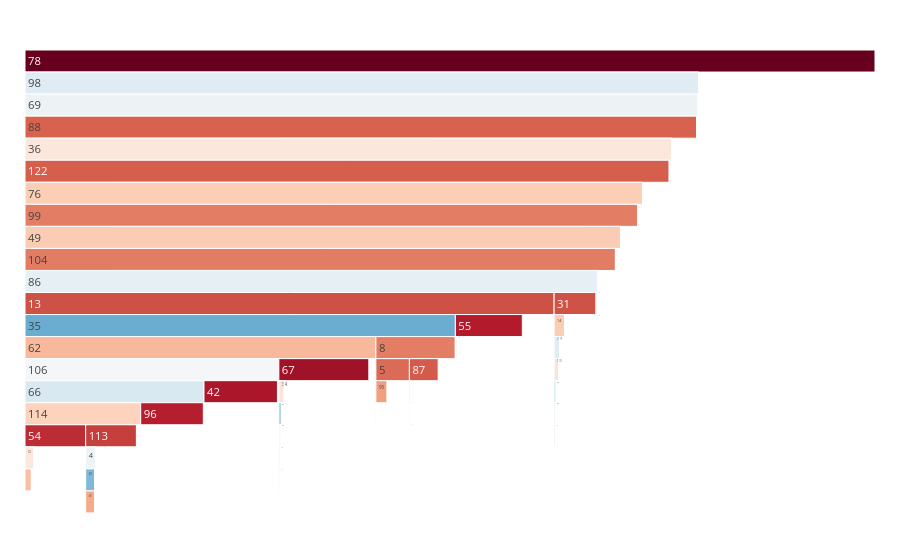

This figure's notebook cell:
### Code cell
fig = make_icicle(path_templ(10))
fig.show()

### Figure 1 — Plotly figure (JSON) as saved in the notebook; plotly's stock layout.template omitted (floating-point values rounded to 4 significant figures)
{"data": [{"labels": ["0", "1", "2", "3", "4", "5", "6", "7", "8", "9", "10", "11", "12", "13", "14", "15", "16", "17", "18", "19", "20", "21", "22", "23", "24", "25", "26", "27", "28", "29", "30", "31", "32", "33", "34", "35", "36", "37", "38", "39", "40", "41", "42", "43", "44", "45", "46", "47", "48", "49", "50", "51", "52", "53", "54", "55", "56", "57", "58", "59", "60", "61", "62", "63", "64", "65", "66", "67", "68", "69", "70", "71", "72", "73", "74", "75", "76", "77", "78", "79", "80", "81", "82", "83", "84", "85", "86", "87", "88", "89", "90", "91", "92", "93", "94", "95", "96", "97", "98", "99", "100", "101", "102", "103", "104", "105", "106", "107", "108", "109", "110", "111", "112", "113", "114", "115", "116", "117", "118", "119", "120", "121", "122", "123", "124", "125"], "marker": {"cmid": null, "colors": [0, 0, 0, 1.792, 4.564, 7.51, 0, 1.946, 7.249, 2.079, 4.06, 0, 6.24, 7.87, 5.999, 0, 0, 0, 0, 0, 0.6931, 0, 0, 0.6931, 0, 2.639, 0, 0, 0, 0, 6.607, 7.859, 5.352, 2.398, 5.425, 2.398, 5.352, 0.6931, 4.007, 0, 0, 0, 8.708, 0, 0, 0, 0, 2.773, 3.466, 6.023, 1.099, 2.996, 0.6931, 0, 8.356, 8.587, 3.091, 3.258, 2.639, 0, 0, 1.099, 6.363, 1.386, 0.6931, 1.099, 4.025, 8.849, 2.485, 4.533, 1.946, 0, 0, 0.6931, 1.946, 0, 5.981, 2.833, 9.583, 0, 3.332, 0, null, null, 0, 1.099, 4.369, 7.732, 7.628, 0.6931, 0, 0, 1.946, 1.099, 0, 6.797, 8.541, 3.045, 4.205, 7.265, 1.099, 0.6931, 1.386, 0.6931, 7.272, 2.773, 4.745, 4.605, 1.099, 0.6931, 0.6931, 0, 0, 8.109, 5.872, 0.6931, 4.977, 2.197, 3.97, 1.099, 0.6931, 4.22, 7.692, 2.398, 0.6931, 5.429], "colorscale": [[0, "rgb(5,48,97)"], [0.1, "rgb(33,102,172)"], [0.2, "rgb(67,147,195)"], [0.3, "rgb(146,197,222)"], [0.4, "rgb(209,229,240)"], [0.5, "rgb(247,247,247)"], [0.6, "rgb(253,219,199)"], [0.7, "rgb(244,165,130)"], [0.8, "rgb(214,96,77)"], [0.9, "rgb(178,24,43)"], [1, "rgb(103,0,31)"]]}, "parents": ["36", "76", "48", "57", "113", "8", "74", "12", "35", "47", "77", "105", "32", "86", "31", "121", "98", "123", "77", "31", "50", "69", "32", "7", "125", "96", "78", "87", "54", "88", "58", "86", "54", "70", "67", "13", "88", "93", "56", "56", "68", "34", "106", "5", "96", "38", "107", "86", "105", "99", "80", "34", "80", "58", "114", "13", "125", "95", "4", "82", "51", "50", "35", "92", "57", "47", "106", "62", "107", "98", "48", "118", "116", "70", "38", "25", "122", "68", "", "83", "123", "122", "33", "116", "113", "63", "104", "8", "69", "4", "55", "14", "118", "83", "104", "5", "66", "25", "78", "76", "12", "92", "63", "99", "49", "117", "62", "51", "95", "67", "82", "117", "9", "114", "66", "7", "55", "87", "74", "33", "93", "14", "36", "9", "49", "121"], "root": {"color": "lightgrey"}, "tiling": {"orientation": "v"}, "type": "icicle", "values": [1, 1, 1, 6, 96, 1827, 1, 7, 1406, 8, 58, 1, 513, 2617, 403, 1, 1, 1, 1, 1, 2, 1, 1, 2, 1, 14, 1, 1, 1, 1, 740, 2588, 211, 11, 227, 11, 211, 2, 55, 1, 1, 1, 6049, 1, 1, 1, 1, 16, 32, 413, 3, 20, 2, 1, 4254, 5360, 22, 26, 14, 1, 1, 3, 580, 4, 2, 3, 56, 6970, 12, 93, 7, 1, 1, 2, 7, 1, 396, 17, 14512, 1, 28, 1, 0, 0, 1, 3, 79, 2281, 2055, 2, 1, 1, 7, 3, 1, 895, 5121, 21, 67, 1429, 3, 2, 4, 2, 1440, 16, 115, 100, 3, 2, 2, 1, 1, 3324, 355, 2, 145, 9, 53, 3, 2, 68, 2190, 11, 2, 228]}], "layout": {"margin": {"b": 25, "l": 25, "r": 25, "t": 50}}}
